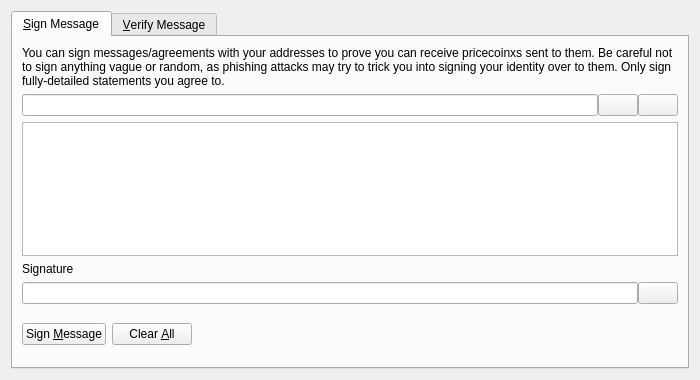
<?xml version="1.0" encoding="UTF-8"?>
<ui version="4.0">
 <class>SignVerifyMessageDialog</class>
 <widget class="QDialog" name="SignVerifyMessageDialog">
  <property name="geometry">
   <rect>
    <x>0</x>
    <y>0</y>
    <width>700</width>
    <height>380</height>
   </rect>
  </property>
  <property name="windowTitle">
   <string>Signatures - Sign / Verify a Message</string>
  </property>
  <property name="modal">
   <bool>true</bool>
  </property>
  <layout class="QVBoxLayout" name="verticalLayout">
   <item>
    <widget class="QTabWidget" name="tabWidget">
     <property name="currentIndex">
      <number>0</number>
     </property>
     <widget class="QWidget" name="tabSignMessage">
      <attribute name="title">
       <string>&amp;Sign Message</string>
      </attribute>
      <layout class="QVBoxLayout" name="verticalLayout_SM">
       <item>
        <widget class="QLabel" name="infoLabel_SM">
         <property name="text">
          <string>You can sign messages/agreements with your addresses to prove you can receive pricecoinxs sent to them. Be careful not to sign anything vague or random, as phishing attacks may try to trick you into signing your identity over to them. Only sign fully-detailed statements you agree to.</string>
         </property>
         <property name="textFormat">
          <enum>Qt::PlainText</enum>
         </property>
         <property name="wordWrap">
          <bool>true</bool>
         </property>
        </widget>
       </item>
       <item>
        <layout class="QHBoxLayout" name="horizontalLayout_1_SM">
         <property name="spacing">
          <number>0</number>
         </property>
         <item>
          <widget class="QValidatedLineEdit" name="addressIn_SM">
           <property name="toolTip">
            <string>The PricecoinX address to sign the message with</string>
           </property>
          </widget>
         </item>
         <item>
          <widget class="QPushButton" name="addressBookButton_SM">
           <property name="toolTip">
            <string>Choose previously used address</string>
           </property>
           <property name="text">
            <string/>
           </property>
           <property name="icon">
            <iconset resource="../bitcoin.qrc">
             <normaloff>:/icons/address-book</normaloff>:/icons/address-book</iconset>
           </property>
           <property name="shortcut">
            <string>Alt+A</string>
           </property>
           <property name="autoDefault">
            <bool>false</bool>
           </property>
          </widget>
         </item>
         <item>
          <widget class="QPushButton" name="pasteButton_SM">
           <property name="toolTip">
            <string>Paste address from clipboard</string>
           </property>
           <property name="text">
            <string/>
           </property>
           <property name="icon">
            <iconset resource="../bitcoin.qrc">
             <normaloff>:/icons/editpaste</normaloff>:/icons/editpaste</iconset>
           </property>
           <property name="shortcut">
            <string>Alt+P</string>
           </property>
           <property name="autoDefault">
            <bool>false</bool>
           </property>
          </widget>
         </item>
        </layout>
       </item>
       <item>
        <widget class="QPlainTextEdit" name="messageIn_SM">
         <property name="toolTip">
          <string>Enter the message you want to sign here</string>
         </property>
        </widget>
       </item>
       <item>
        <widget class="QLabel" name="signatureLabel_SM">
         <property name="text">
          <string>Signature</string>
         </property>
         <property name="textFormat">
          <enum>Qt::PlainText</enum>
         </property>
        </widget>
       </item>
       <item>
        <layout class="QHBoxLayout" name="horizontalLayout_2_SM">
         <property name="spacing">
          <number>0</number>
         </property>
         <item>
          <widget class="QLineEdit" name="signatureOut_SM">
           <property name="font">
            <font>
             <italic>true</italic>
            </font>
           </property>
           <property name="readOnly">
            <bool>true</bool>
           </property>
          </widget>
         </item>
         <item>
          <widget class="QPushButton" name="copySignatureButton_SM">
           <property name="toolTip">
            <string>Copy the current signature to the system clipboard</string>
           </property>
           <property name="text">
            <string/>
           </property>
           <property name="icon">
            <iconset resource="../bitcoin.qrc">
             <normaloff>:/icons/editcopy</normaloff>:/icons/editcopy</iconset>
           </property>
           <property name="autoDefault">
            <bool>false</bool>
           </property>
          </widget>
         </item>
        </layout>
       </item>
       <item>
        <layout class="QHBoxLayout" name="horizontalLayout_3_SM">
         <item>
          <widget class="QPushButton" name="signMessageButton_SM">
           <property name="toolTip">
            <string>Sign the message to prove you own this PricecoinX address</string>
           </property>
           <property name="text">
            <string>Sign &amp;Message</string>
           </property>
           <property name="icon">
            <iconset resource="../bitcoin.qrc">
             <normaloff>:/icons/edit</normaloff>:/icons/edit</iconset>
           </property>
           <property name="autoDefault">
            <bool>false</bool>
           </property>
          </widget>
         </item>
         <item>
          <widget class="QPushButton" name="clearButton_SM">
           <property name="toolTip">
            <string>Reset all sign message fields</string>
           </property>
           <property name="text">
            <string>Clear &amp;All</string>
           </property>
           <property name="icon">
            <iconset resource="../bitcoin.qrc">
             <normaloff>:/icons/remove</normaloff>:/icons/remove</iconset>
           </property>
           <property name="autoDefault">
            <bool>false</bool>
           </property>
          </widget>
         </item>
         <item>
          <spacer name="horizontalSpacer_1_SM">
           <property name="orientation">
            <enum>Qt::Horizontal</enum>
           </property>
           <property name="sizeHint" stdset="0">
            <size>
             <width>40</width>
             <height>48</height>
            </size>
           </property>
          </spacer>
         </item>
         <item>
          <widget class="QLabel" name="statusLabel_SM">
           <property name="font">
            <font>
             <weight>75</weight>
             <bold>true</bold>
            </font>
           </property>
           <property name="text">
            <string/>
           </property>
           <property name="wordWrap">
            <bool>true</bool>
           </property>
          </widget>
         </item>
         <item>
          <spacer name="horizontalSpacer_2_SM">
           <property name="orientation">
            <enum>Qt::Horizontal</enum>
           </property>
           <property name="sizeHint" stdset="0">
            <size>
             <width>40</width>
             <height>48</height>
            </size>
           </property>
          </spacer>
         </item>
        </layout>
       </item>
      </layout>
     </widget>
     <widget class="QWidget" name="tabVerifyMessage">
      <attribute name="title">
       <string>&amp;Verify Message</string>
      </attribute>
      <layout class="QVBoxLayout" name="verticalLayout_VM">
       <item>
        <widget class="QLabel" name="infoLabel_VM">
         <property name="text">
          <string>Enter the receiver's address, message (ensure you copy line breaks, spaces, tabs, etc. exactly) and signature below to verify the message. Be careful not to read more into the signature than what is in the signed message itself, to avoid being tricked by a man-in-the-middle attack. Note that this only proves the signing party receives with the address, it cannot prove sendership of any transaction!</string>
         </property>
         <property name="textFormat">
          <enum>Qt::PlainText</enum>
         </property>
         <property name="alignment">
          <set>Qt::AlignLeading|Qt::AlignLeft|Qt::AlignTop</set>
         </property>
         <property name="wordWrap">
          <bool>true</bool>
         </property>
        </widget>
       </item>
       <item>
        <layout class="QHBoxLayout" name="horizontalLayout_1_VM">
         <property name="spacing">
          <number>0</number>
         </property>
         <item>
          <widget class="QValidatedLineEdit" name="addressIn_VM">
           <property name="toolTip">
            <string>The PricecoinX address the message was signed with</string>
           </property>
          </widget>
         </item>
         <item>
          <widget class="QPushButton" name="addressBookButton_VM">
           <property name="toolTip">
            <string>Choose previously used address</string>
           </property>
           <property name="text">
            <string/>
           </property>
           <property name="icon">
            <iconset resource="../bitcoin.qrc">
             <normaloff>:/icons/address-book</normaloff>:/icons/address-book</iconset>
           </property>
           <property name="shortcut">
            <string>Alt+A</string>
           </property>
           <property name="autoDefault">
            <bool>false</bool>
           </property>
          </widget>
         </item>
        </layout>
       </item>
       <item>
        <widget class="QPlainTextEdit" name="messageIn_VM"/>
       </item>
       <item>
        <widget class="QValidatedLineEdit" name="signatureIn_VM"/>
       </item>
       <item>
        <layout class="QHBoxLayout" name="horizontalLayout_2_VM">
         <item>
          <widget class="QPushButton" name="verifyMessageButton_VM">
           <property name="toolTip">
            <string>Verify the message to ensure it was signed with the specified PricecoinX address</string>
           </property>
           <property name="text">
            <string>Verify &amp;Message</string>
           </property>
           <property name="icon">
            <iconset resource="../bitcoin.qrc">
             <normaloff>:/icons/transaction_0</normaloff>:/icons/transaction_0</iconset>
           </property>
           <property name="autoDefault">
            <bool>false</bool>
           </property>
          </widget>
         </item>
         <item>
          <widget class="QPushButton" name="clearButton_VM">
           <property name="toolTip">
            <string>Reset all verify message fields</string>
           </property>
           <property name="text">
            <string>Clear &amp;All</string>
           </property>
           <property name="icon">
            <iconset resource="../bitcoin.qrc">
             <normaloff>:/icons/remove</normaloff>:/icons/remove</iconset>
           </property>
           <property name="autoDefault">
            <bool>false</bool>
           </property>
          </widget>
         </item>
         <item>
          <spacer name="horizontalSpacer_1_VM">
           <property name="orientation">
            <enum>Qt::Horizontal</enum>
           </property>
           <property name="sizeHint" stdset="0">
            <size>
             <width>40</width>
             <height>48</height>
            </size>
           </property>
          </spacer>
         </item>
         <item>
          <widget class="QLabel" name="statusLabel_VM">
           <property name="font">
            <font>
             <weight>75</weight>
             <bold>true</bold>
            </font>
           </property>
           <property name="text">
            <string/>
           </property>
           <property name="wordWrap">
            <bool>true</bool>
           </property>
          </widget>
         </item>
         <item>
          <spacer name="horizontalSpacer_2_VM">
           <property name="orientation">
            <enum>Qt::Horizontal</enum>
           </property>
           <property name="sizeHint" stdset="0">
            <size>
             <width>40</width>
             <height>48</height>
            </size>
           </property>
          </spacer>
         </item>
        </layout>
       </item>
      </layout>
     </widget>
    </widget>
   </item>
  </layout>
 </widget>
 <customwidgets>
  <customwidget>
   <class>QValidatedLineEdit</class>
   <extends>QLineEdit</extends>
   <header>qt/qvalidatedlineedit.h</header>
  </customwidget>
 </customwidgets>
 <resources>
  <include location="../bitcoin.qrc"/>
 </resources>
 <connections/>
</ui>
